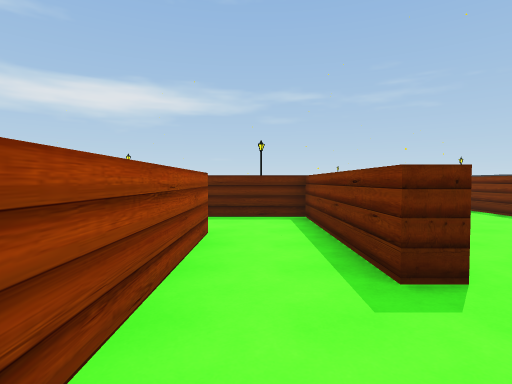
View 1 (above)

24 first-person views from a walk through a 3-D level made in the Unity game engine. The camera is 1.5 m above the floor, tilts 2° down and sees 80° across. The floor is counted in squares, 2 m on a side. Each view is taken from the middle of a square. On the plan, view 1 faces up. The plan holds only what a view shows up to about 10 squares ahead; the rest is blank. Some animated figures are left out.

View 2
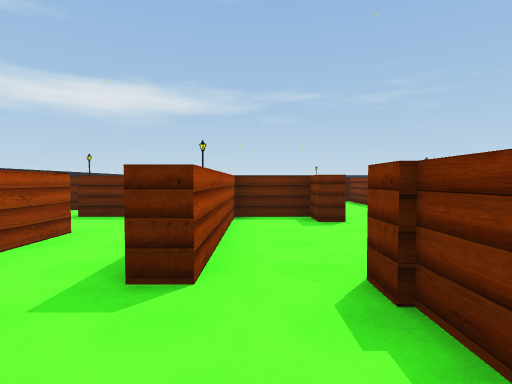

View 3
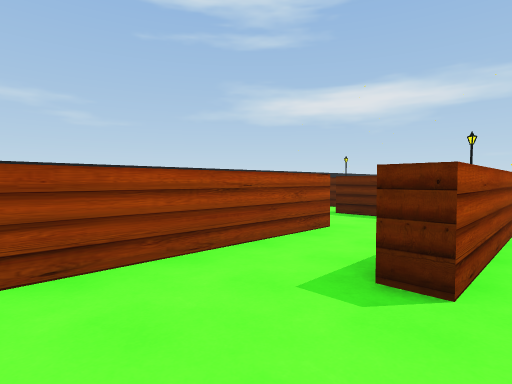

View 4
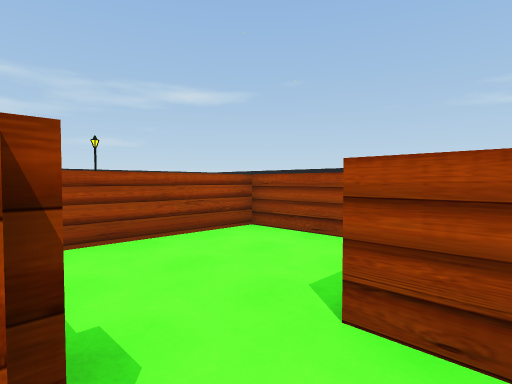

View 5
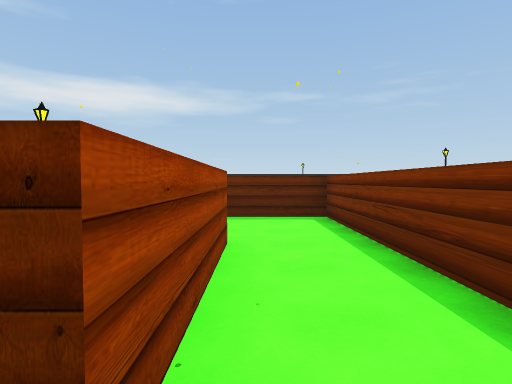

View 6
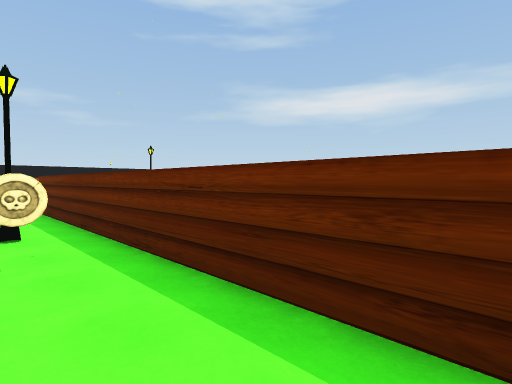

View 7
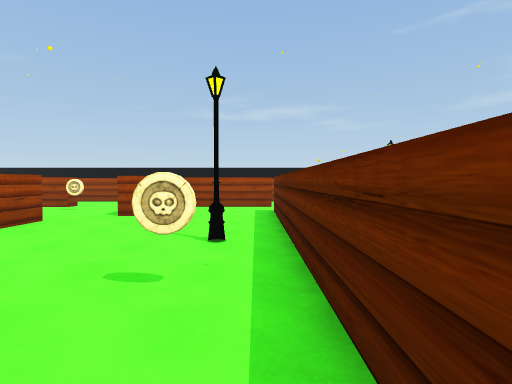

View 8
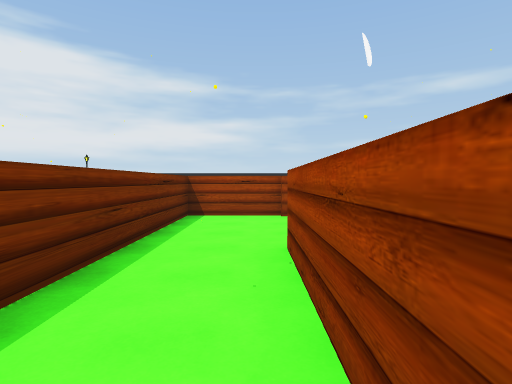

View 9
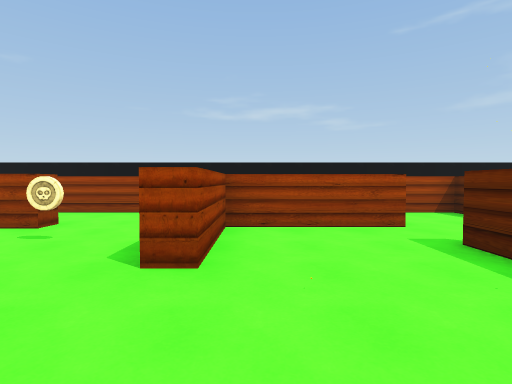

View 10
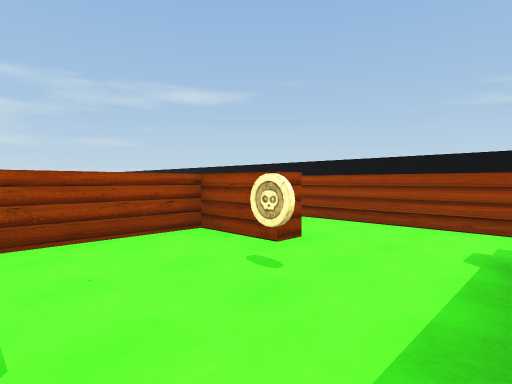

View 11
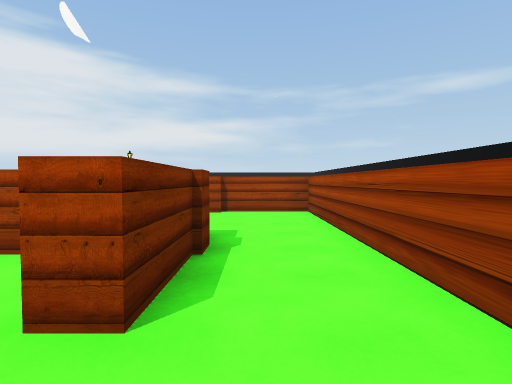

View 12
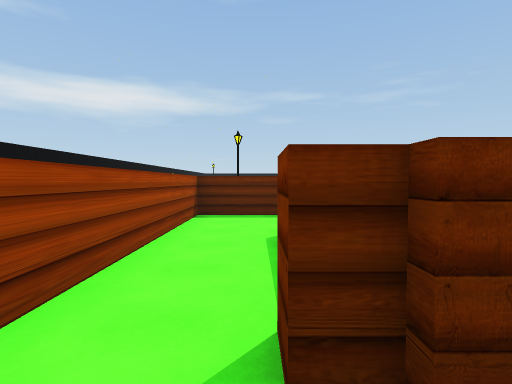

View 13
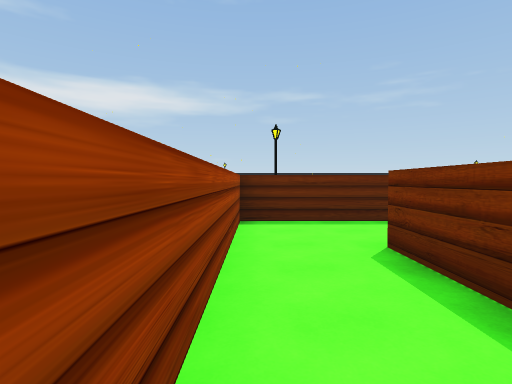

View 14
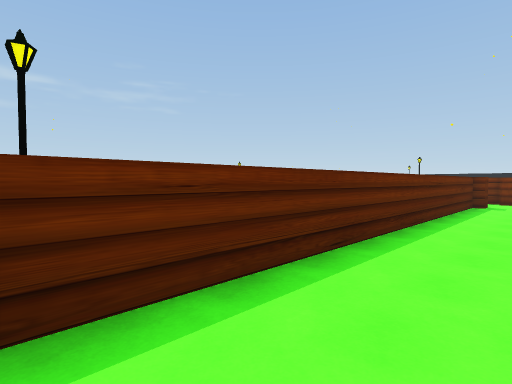

View 15
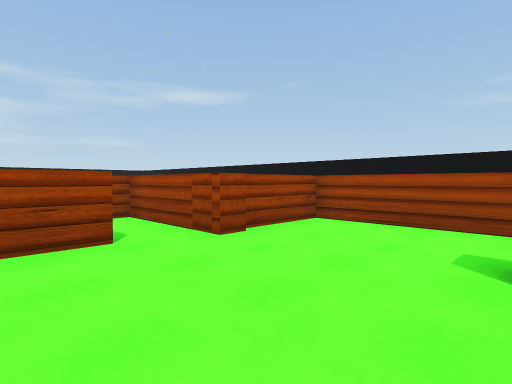

View 16
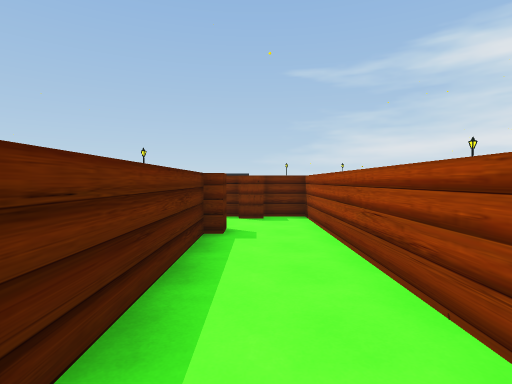

View 17
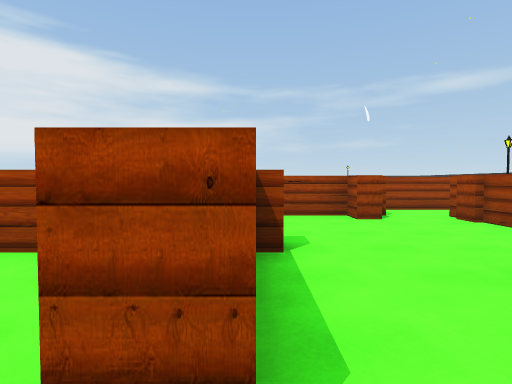

View 18
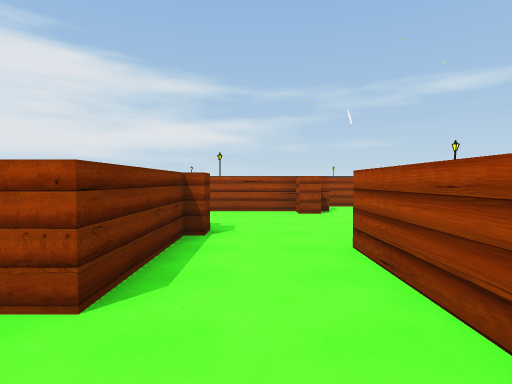

View 19
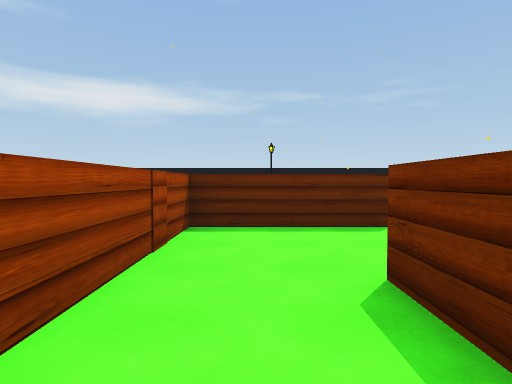

View 20
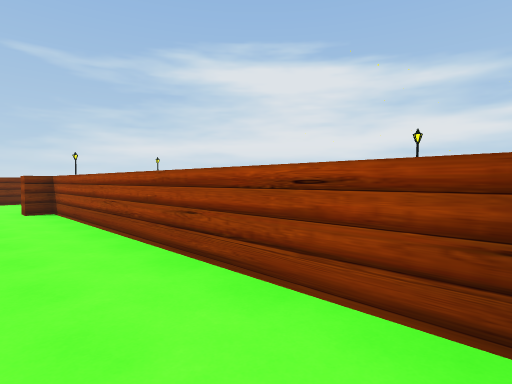

View 21
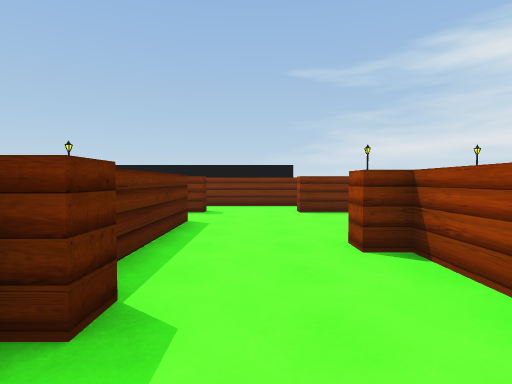

View 22
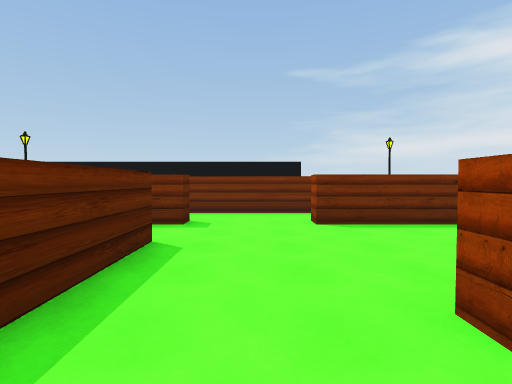

View 23
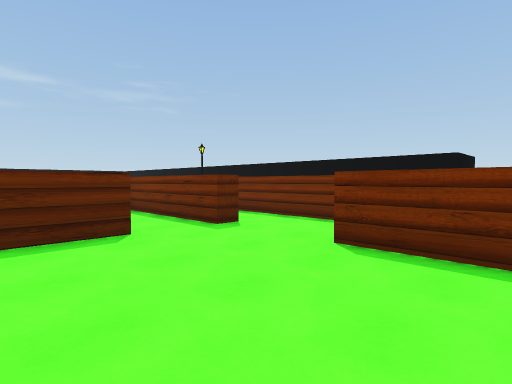

View 24
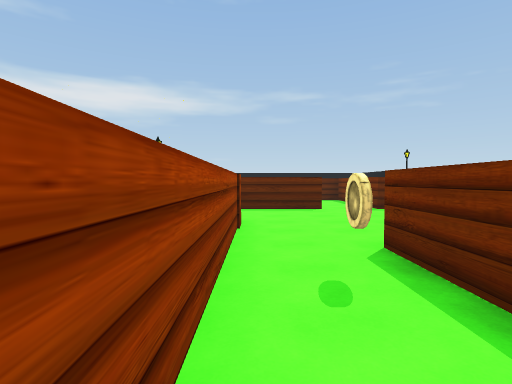

### Floor plan
Ten units are one square. View 1 is at (0, 0); x grows to the right and y downward. Boxes are objects, and circles mark ways between rooms. Rooms are numbered by the first view taken in them; rooms with no view inside come last. Other rooms are left out.
<svg viewBox="-78 -225 266 240">
<path fill="none" stroke="#000" d="M15 -22 11 -22M30 -10 30 -24M-7 -26 -7 8 22 8M36 -86 36 -56 32 -56 32 -65 15 -65 15 -22M-19 -70 -8 -70M32 -23 55 -23 55 -115 -36 -115M-50 -115 -50 -85 -26 -85 -26 -80M-52 -80 -59 -80 -59 -85M-55 -34 -55 -55 -50 -55 -50 -39 -22 -39M-55 -98 -55 -115M-4 -65 -19 -65M-52 4 -47 4M-34 8 -22 8M-46 -137 -73 -137 -73 5 -51 5M1 -119 55 -119 55 -129M34 -137 -46 -137M38 -135 32 -135M52 -128 52 -134M80 -193 85 -193M92 -220 59 -220 59 -195M77 -162 77 -169M80 -168 80 -193M130 -159 124 -159M55 -132 55 -139 59 -139 59 -133 142 -133 142 -139 148 -139M59 -195 59 -175M38 -151 38 -135M169 -163 138 -163M183 -114 183 -139M165 -96 165 -115M147 -131 147 -82M-7 -45 -7 -26M11 -22 11 -65 -4 -65"/>
<rect x="-5" y="-115" width="10" height="10" fill="#bbb"><title>lantern</title></rect>
<rect x="15" y="-105" width="10" height="10" fill="#bbb"><title>coin</title></rect>
<rect x="-45" y="-65" width="10" height="10" fill="#bbb"><title>coin</title></rect>
<rect x="155" y="-105" width="10" height="10" fill="#bbb"><title>coin</title></rect>
<circle cx="20" cy="-30" r="3" fill="#2a7"/>
<circle cx="0" cy="-35" r="3" fill="#2a7"/>
<circle cx="-20" cy="-70" r="3" fill="#2a7"/>
<circle cx="-50" cy="-125" r="3" fill="#2a7"/>
<circle cx="-40" cy="-130" r="3" fill="#2a7"/>
<circle cx="-10" cy="-55" r="3" fill="#2a7"/>
<circle cx="50" cy="-130" r="3" fill="#2a7"/>
<circle cx="70" cy="-185" r="3" fill="#2a7"/>
<circle cx="155" cy="-125" r="3" fill="#2a7"/>
<text x="10" y="-10">1</text>
<text x="10" y="-80">2</text>
<text x="-50" y="-60">3</text>
<text x="0" y="-130">4</text>
<text x="70" y="-210">5</text>
<text x="100" y="-150">6</text>
<text x="140" y="-50">7</text>
<text x="0" y="-50">8</text>
</svg>
Room 1 opens to room 2. Room 1 opens to room 8. Room 2 opens to room 3. Room 2 opens to room 4. Room 3 opens to room 8. Room 4 opens to room 6. Room 5 opens to room 6. Room 6 opens to room 7.

Where each view was taken, in squares from view 1:
view 1: 0 up, 0 right, facing up
view 2: 0 up, 2 right, facing up
view 3: 0 up, 2 right, facing up-left
view 4: 3 up, 3 right, facing down-left
view 5: 5 up, 4 right, facing up
view 6: 10 up, 5 right, facing up-left
view 7: 11 up, 4 right, facing left
view 8: 9 up, 4 right, facing down
view 9: 9 up, 0 right, facing left
view 10: 8 up, 2 left, facing down-left
view 11: 7 up, 6 left, facing down
view 12: 7 up, 6 left, facing up
view 13: 8 up, 7 left, facing up
view 14: 12 up, 7 left, facing up-right
view 15: 3 up, 2 left, facing down-left
view 16: 13 up, 1 left, facing right
view 17: 20 up, 8 right, facing down
view 18: 21 up, 7 right, facing down
view 19: 17 up, 7 right, facing up
view 20: 15 up, 6 right, facing down-right
view 21: 15 up, 11 right, facing right
view 22: 15 up, 13 right, facing right
view 23: 12 up, 15 right, facing up-right
view 24: 8 up, 15 right, facing up
